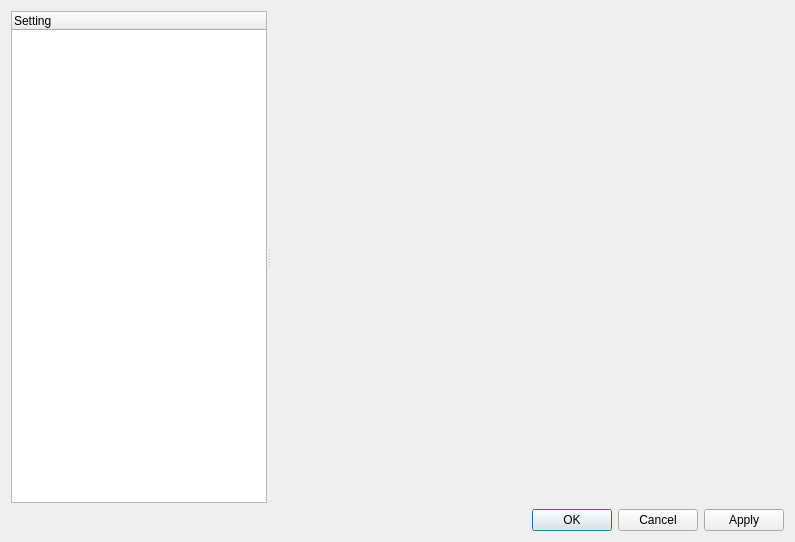
<?xml version="1.0" encoding="UTF-8"?>
<ui version="4.0">
 <class>Settings</class>
 <widget class="QDialog" name="Settings">
  <property name="geometry">
   <rect>
    <x>0</x>
    <y>0</y>
    <width>795</width>
    <height>542</height>
   </rect>
  </property>
  <property name="windowTitle">
   <string>Settings</string>
  </property>
  <property name="windowIcon">
   <iconset theme="document-properties"/>
  </property>
  <layout class="QVBoxLayout" name="verticalLayout">
   <item>
    <widget class="QSplitter" name="splitter">
     <property name="orientation">
      <enum>Qt::Orientation::Horizontal</enum>
     </property>
     <widget class="QTreeWidget" name="treeWidget">
      <column>
       <property name="text">
        <string>Setting</string>
       </property>
      </column>
     </widget>
     <widget class="QFrame" name="frame">
      <property name="sizePolicy">
       <sizepolicy hsizetype="Preferred" vsizetype="Expanding">
        <horstretch>3</horstretch>
        <verstretch>0</verstretch>
       </sizepolicy>
      </property>
      <property name="frameShape">
       <enum>QFrame::Shape::NoFrame</enum>
      </property>
      <property name="frameShadow">
       <enum>QFrame::Shadow::Raised</enum>
      </property>
      <layout class="QVBoxLayout" name="verticalLayout_2">
       <item>
        <widget class="SettingsViewer" name="SettingsViewer" native="true">
         <property name="sizePolicy">
          <sizepolicy hsizetype="Preferred" vsizetype="Preferred">
           <horstretch>0</horstretch>
           <verstretch>1</verstretch>
          </sizepolicy>
         </property>
        </widget>
       </item>
      </layout>
     </widget>
    </widget>
   </item>
   <item>
    <widget class="QDialogButtonBox" name="buttonBox">
     <property name="standardButtons">
      <set>QDialogButtonBox::StandardButton::Apply|QDialogButtonBox::StandardButton::Cancel|QDialogButtonBox::StandardButton::Ok</set>
     </property>
    </widget>
   </item>
  </layout>
 </widget>
 <customwidgets>
  <customwidget>
   <class>SettingsViewer</class>
   <extends>QWidget</extends>
   <header>RWESharpWidgets.h</header>
   <container>1</container>
  </customwidget>
 </customwidgets>
 <resources/>
 <connections/>
</ui>
